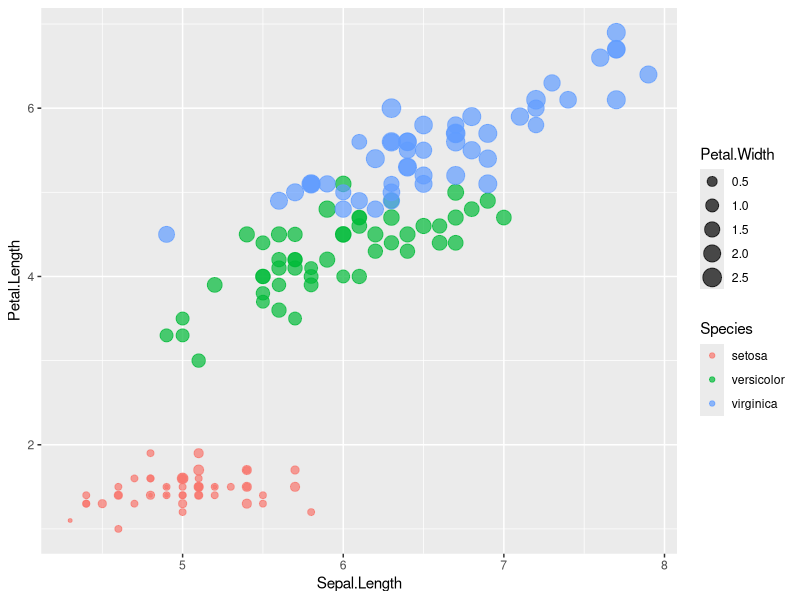

Generate this figure with R:
#install.packages("ggplot2")
library("ggplot2")
qplot(data = iris, x = Sepal.Length, y = Petal.Length, color = Species, size = Petal.Width, alpha = I(0.7))
